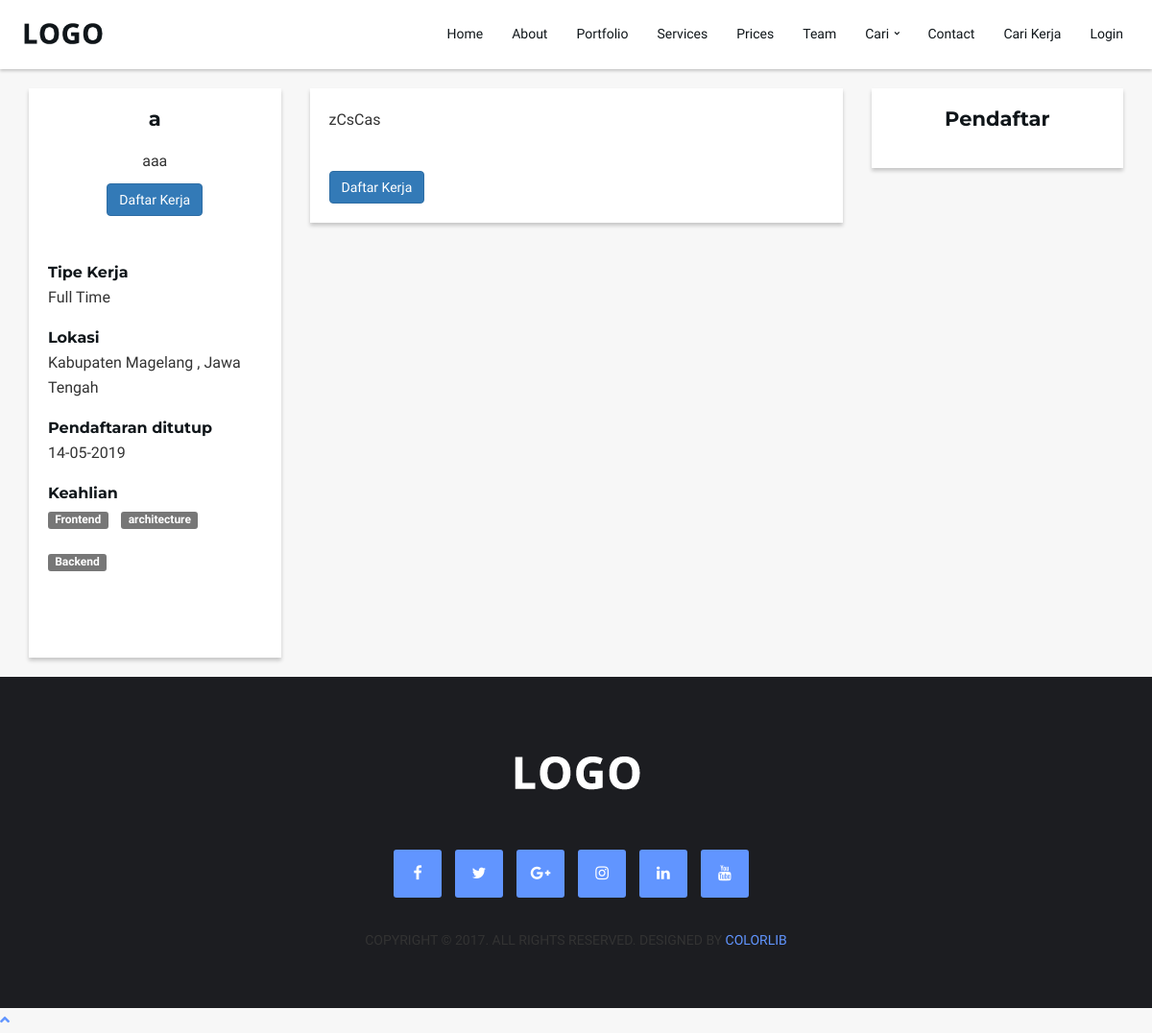
The page /detail-lowongan-kerja/1905190001 on the database its author committed.
### tables this page shows
CREATE TABLE `list_lowongan_kerja` (
  `id_lowongan_kerja` varchar(10) NOT NULL,
  `id_user` varchar(10) NOT NULL,
  `judul` text NOT NULL,
  `gender` varchar(10) NOT NULL,
  `deskripsi` text NOT NULL,
  `usia_min` int(3) NOT NULL,
  `usia_maks` int(3) NOT NULL,
  `id_prov` char(2) NOT NULL,
  `id_kab` char(4) NOT NULL,
  `tanggal_penutupan` date NOT NULL,
  `tipe_kerja` varchar(20) NOT NULL,
  `detail_lowongan_kerja` text NOT NULL,
  `created_at` timestamp NOT NULL DEFAULT CURRENT_TIMESTAMP,
  `modified_at` timestamp NULL DEFAULT NULL
);

CREATE TABLE `kabupaten` (
  `id_kab` char(4) NOT NULL,
  `id_prov` char(2) NOT NULL,
  `nama_kab` varchar(255) NOT NULL
);

CREATE TABLE `provinsi` (
  `id_prov` char(2) NOT NULL,
  `nama_prov` varchar(255) NOT NULL
);

CREATE TABLE `lowongan_kerja` (
  `id` int(10) NOT NULL,
  `id_lowongan_kerja` varchar(10) NOT NULL,
  `id_keahlian` varchar(8) NOT NULL
);

CREATE TABLE `list_keahlian` (
  `id_keahlian` varchar(8) NOT NULL,
  `nama_keahlian` varchar(30) NOT NULL,
  `id_kategori` varchar(8) NOT NULL
);

### application/controllers/Company.php (called while the page is built, shortened)
<?php
class Company extends CI_Controller
{
    public function __construct()
    {
        $this->load->model('Company_model');
        $this->load->model('Member_model');
    }
    public function detailLowonganKerja($id_lowongan_kerja=null)
    {
        $data['title'] = "Template Company";
        $data['loker'] = $this->Company_model->getLowonganKerjaWhere('id_lowongan_kerja', $id_lowongan_kerja);
        $data['keahlian'] = $this->Company_model->getKeahlian('id_lowongan_kerja', $id_lowongan_kerja);
        $this->load->view('partials/user/header', $data);
        $this->load->view('company/detail_lowongan_kerja', $data);
        $this->load->view('partials/user/footer');
    }
}

### index.php (called while the page is built, shortened)
<?php
require_once BASEPATH.'core/CodeIgniter.php';

### application/models/Company_model.php (called while the page is built, shortened)
<?php
class Company_model extends CI_Model
{
    public function getLowonganKerjaWhere($key, $value)
    {
        $this->db->where([$key => $value]);
        $this->db->join('kabupaten', 'kabupaten.id_kab = list_lowongan_kerja.id_kab');
        $this->db->join('provinsi', 'provinsi.id_prov = list_lowongan_kerja.id_prov');
        $query = $this->db->get('list_lowongan_kerja');
        return $query->row_array();
    }
    public function getKeahlian($key, $value)
    {
        $this->db->where([$key => $value]);
        $this->db->join('list_keahlian', 'list_keahlian.id_keahlian = lowongan_kerja.id_keahlian');
        $query = $this->db->get('lowongan_kerja');
        return $query->result_array();
    }
}

### application/views/company/detail_lowongan_kerja.php (the view)
<section id="detail-lowongan-pekerjaan">
    <div class="container">
        <div class="row">
            <div class="col-md-3 col-xs-12 ">
                <div class="content">
                    <div class="text-center" style="margin-bottom:50px">
                        <h3><?= $loker['judul'];?></h3>
                        <p><?= $loker['deskripsi'];?></p>
                        <button type="button" class="btn btn-primary">Daftar Kerja</button>
                    </div>
                    <div style="margin-bottom:50px">
                        <h5 style="margin-bottom:5px">Tipe Kerja</h5>
                        <p style="margin-bottom:20px"><?= $loker['tipe_kerja'];?></p>
                        <h5 style="margin-bottom:5px">Lokasi</h5>
                        <p style="margin-bottom:20px"><?= $loker['nama_kab'];?> , <?= $loker['nama_prov'];?> </p>
                        <h5 style="margin-bottom:5px">Pendaftaran ditutup</h5>
                        <p style="margin-bottom:20px"><?= date('d-m-Y' , strtotime($loker['tanggal_penutupan'])) ?></p>
                        <h5 style="margin-bottom:5px">Keahlian</h5>
                        <?php foreach($keahlian as $k):?>
                        <p class="label label-default"
                            style="margin-right:10px; margin-bottom:20px; display:inline-block"><?=$k['nama_keahlian']?>
                        </p>
                        <?php endforeach;?>
                    </div>
                </div>
            </div>
            <div class="col-md-6 col-xs-12">
                <div class="content">
                    <?= $loker['detail_lowongan_kerja']?>
                    <button type="button" class="btn btn-primary" style="margin-top:30px">Daftar Kerja</button>
                </div>
            </div>
            <div class="col-md-3 col-xs-12 ">
                <div class="content text-center">
                    <h3>Pendaftar</h3>
                </div>
            </div>
        </div>
    </div>
</section>

### assets/css/style.css (style rules this page uses)
html, body { font-family: 'Varela Round', sans-serif; font-size: 16px; line-height: 1.6; overflow-x: hidden; background-color: #F7F7F7; }
h1, h2, h3, h4, h5, h6 { font-family: 'Montserrat', sans-serif; font-weight: 700; margin-top: 0px; margin-bottom: 20px; color: #10161A; }
h3 { font-size: 21px; }
h5 { font-size: 16px; }
.content { margin-top: 20px; margin-bottom: 20px; background-color: white; padding: 20px; box-shadow: 0 3px 4px rgba(0, 0, 0, 0.2); }

### rows shown on the page
list_lowongan_kerja: judul "a", deskripsi "aaa", tipe_kerja "Full Time", id_kab.nama_kab "Kabupaten Magelang", id_prov.nama_prov "Jawa Tengah", tanggal_penutupan "14-05-2019", detail_lowongan_kerja "zCsCas"
lowongan_kerja: list_keahlian.nama_keahlian "Frontend"
lowongan_kerja: list_keahlian.nama_keahlian "architecture"
lowongan_kerja: list_keahlian.nama_keahlian "Backend"
